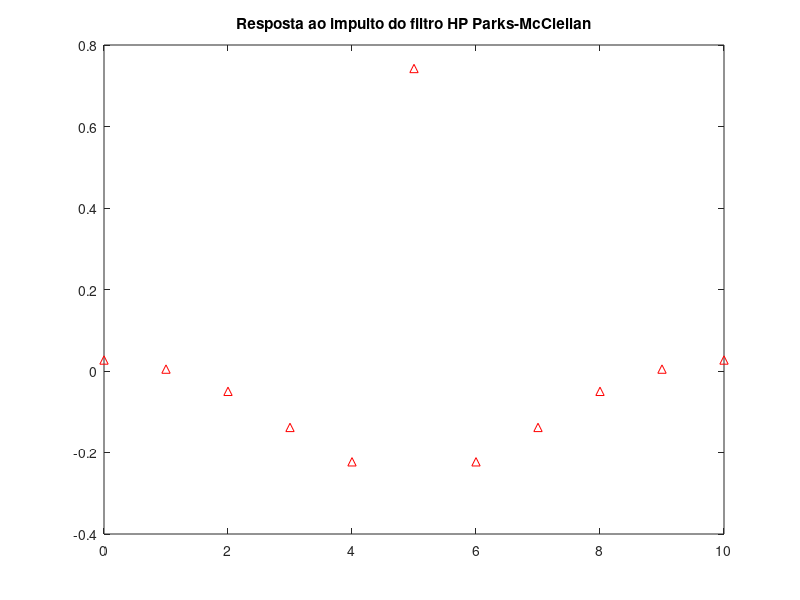
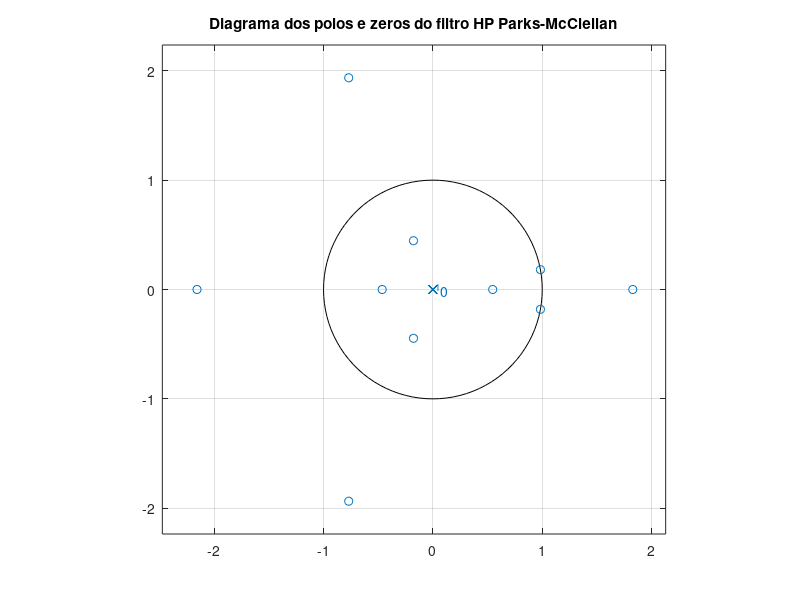
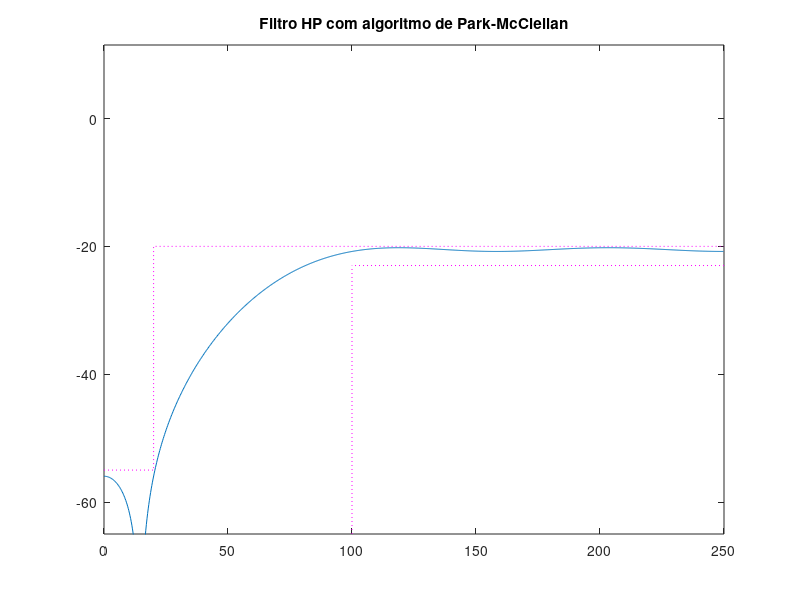

Reproduce these figures in MATLAB, in order.
%%Filtro HP com algoritmo de Park-McClellan
clear all
close all
clc

fa = 500; %freq amostragem
f1 = 20; %freq stop
f2 = 100; %freq passagem
Ap = 3; %ateanuacao max banda passagem
As = 35; %atenuacao min banda rejeicao
Gtopo = -20; %Ganho em 0 linear

freq = [f1 f2]; %definindo frequencias criticas
a = [0 1]; %definindo filtro HP
dev = [10^(-As/20) (10^(Ap/20)-1)/(10^(Ap/20)+1)]; %definindo ganhos max e min 'deltas'
[n,fo,ao,w_pm] = firpmord(freq,a,dev,fa);
n=10;
w_pm = [8 4]
b = firpm(n,fo,ao,w_pm);
bz = b*10^((Gtopo-0.5)/20);

figure(1)
impz(b)
title('Resposta ao impulto do filtro HP Parks-McClellan')

figure(2)
zplane(b)
title('Diagrama dos polos e zeros do filtro HP Parks-McClellan')

[h,w] = freqz(bz,1,1024,fa);
figure(3)
plot(w, 20*log10(abs(h))); hold on;
title('Filtro HP com algoritmo de Park-McClellan')
plot([f2 f2 fa/2], [-(As+30) -23 -23], ':m')
plot([0 f1 f1 fa/2], [-55 -55 Gtopo Gtopo], ':m')
ylim([-(As+30) Ap/2+10])